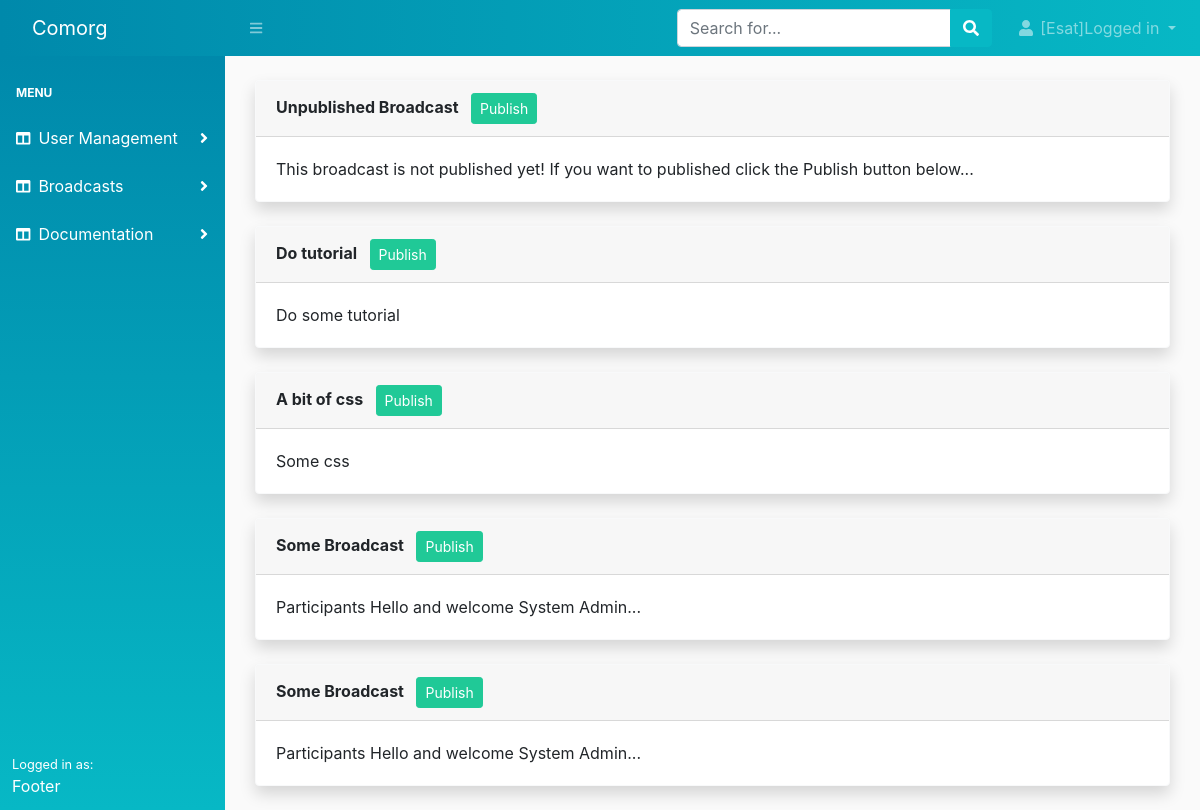
/communications/unpublished/ (signed in), run on an earlier commit of the app's database.
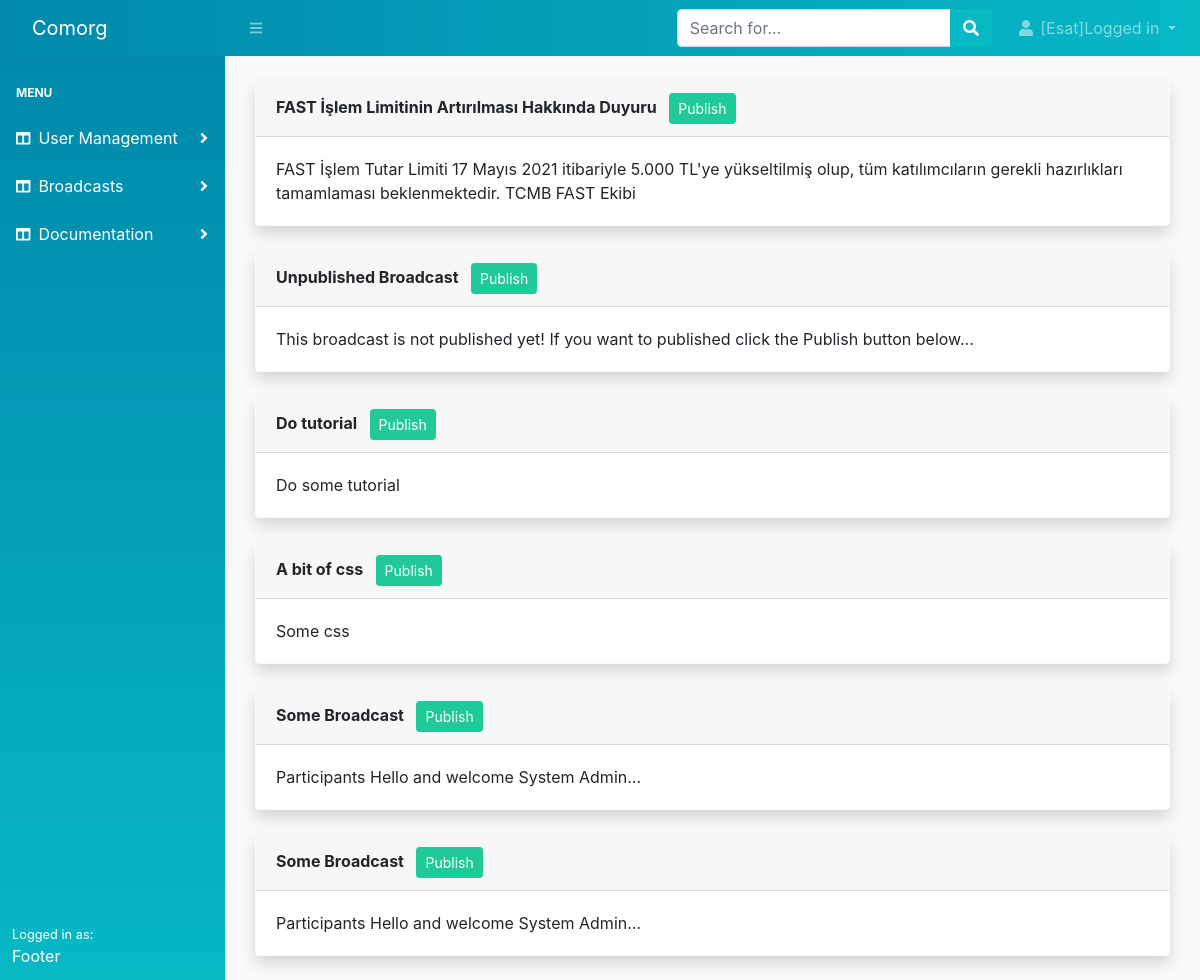
And on a later commit of the database.
### account/models.py (models this page shows, shortened)
class User(AbstractUser):
    username = None
    email = models.EmailField(_('email address'), unique=True)
    participant = models.ForeignKey(
        Participant,
        on_delete=models.CASCADE,
        related_name='users')
    is_staff = models.BooleanField(default=False)
    is_active = models.BooleanField(default=True)
    USERNAME_FIELD = 'email'
    REQUIRED_FIELDS = ['participant']
    objects = UserManager()
    class Meta:
        permissions = [
            ('can_activate_user', 'Can activate user'),
            ('can_assing_role', 'Can assing role'),
        ]

### communication/models.py (models this page shows, shortened)
class Broadcast(models.Model):
    user = models.ForeignKey(User, on_delete=models.DO_NOTHING, related_name='broadcasts')
    title = models.CharField(max_length=250)
    body = models.TextField(blank=True, null=True)  # TODO: Add rich text widget here
    created = models.DateTimeField(auto_now_add=True)
    published = models.DateTimeField(blank=True, null=True)
    last_updated = models.DateTimeField(auto_now=True)
    is_published = models.BooleanField(default=False, verbose_name='Publish immediately')
    class Meta:
        db_table = 'broadcasts'
        ordering = ['-published']

### communication/views.py (the view)
# urls.py: path('unpublished/', views.list_unpublished, name='list_unpublished'),
@login_required
def list_unpublished(request):
    broadcasts = Broadcast.objects.filter(is_published=False)
    return render(
        request,
        'communication/broadcast/unpublished.html',
        {
            'broadcasts': broadcasts
        }
    )

### communication/templates/communication/broadcast/unpublished.html (shortened to what this page needs)
{% extends 'core/base.html' %}
{% block content %}
<div class="container-fluid">
    {% for broadcast in broadcasts %}
        <div class="card border-light shadow mb-4">
            <div class="card-header">
                <strong>{{ broadcast.title }}</strong>
                {% if perms.communication.change_broadcast %}
                <a href="{% url 'communication:publish' broadcast.id %}" class="btn btn-success btn-sm ml-2">Publish</a>
                {% endif %}
            </div>
            <div class="card-body">
                <div class="card-text">
                    {{ broadcast.body }}
                </div>
            </div>
        </div>
    {% empty %}
        <div>
            <p>No broadcasts!</p>
        </div>
    {% endfor %}
</div>
{% endblock %}

### core/templates/core/base.html (shortened to what this page needs)
{% load static %}
<!DOCTYPE html>
<html lang="en">
    <head>
        <link href="{% static 'core/css/styles.css' %}" rel="stylesheet" />
        <link href="{% static 'core/css/bootstrap-comorg.min.css'%}" rel="stylesheet" >
        <link href="{% static 'core/css/custom.css' %}" rel="stylesheet">
    </head>
    <body>
        {% include 'core/topnav.html' %}
        <div id="layoutSidenav">
            {% include 'core/sidenav.html' %}
            <div id="layoutSidenav_content">
                <main>
                    <div class="container-fluid mt-4">
                        {% block content %} {% endblock %}
                    </div>
                </main>
            </div>
        </div>
    </body>
</html>

### core/templates/core/topnav.html (shortened to what this page needs)
<nav class="sb-topnav navbar navbar-expand navbar-dark bg-dark-custom">
    <a class="navbar-brand" href="">Comorg</a>
    <button class="btn btn-link btn-sm order-1 order-lg-0" id="sidebarToggle" href="#"><i class="fas fa-bars"></i></button>
    <form class="d-none d-md-inline-block form-inline ml-auto mr-0 mr-md-3 my-2 my-md-0">
        <div class="input-group">
            <input class="form-control" type="text" placeholder="Search for..." aria-label="Search" aria-describedby="basic-addon2" />
            <div class="input-group-append">
                <button class="btn btn-primary" type="button"><i class="fas fa-search"></i></button>
            </div>
        </div>
    </form>
    <ul class="navbar-nav ml-auto ml-md-0">
        <li class="nav-item dropdown">
            <a class="nav-link dropdown-toggle" id="userDropdown" href="#" role="button" data-toggle="dropdown" aria-haspopup="true" aria-expanded="false"><i class="fas fa-user fa-fw"></i>
                {% if user.is_authenticated %}
                [{{user.first_name}}]Logged in
                {% endif %}
            </a>
        </li>
    </ul>
</nav>

### core/templates/core/sidenav.html (shortened to what this page needs)
<div id="layoutSidenav_nav">
    <nav class="sb-sidenav accordion bg-dark-custom-side" id="sidenavAccordion">
        <div class="sb-sidenav-menu">
            <div class="nav">
                <div class="sb-sidenav-menu-heading">Menu</div>
                <a class="nav-link collapsed" href="#" data-toggle="collapse" data-target="#user-menu" aria-expanded="false" aria-controls="collapseLayouts">
                    <div class="sb-nav-link-icon"><i class="fas fa-columns"></i></div>
                    User Management
                    <div class="sb-sidenav-collapse-arrow"><i class="fas fa-angle-down"></i></div>
                </a>
                <a class="nav-link collapsed" href="#" data-toggle="collapse" data-target="#broadcast-menu" aria-expanded="false" aria-controls="collapseLayouts">
                    <div class="sb-nav-link-icon"><i class="fas fa-columns"></i></div>
                    Broadcasts
                    <div class="sb-sidenav-collapse-arrow"><i class="fas fa-angle-down"></i></div>
                </a>
                <a class="nav-link collapsed" href="#" data-toggle="collapse" data-target="#documentation" aria-expanded="false" aria-controls="collapseLayouts">
                    <div class="sb-nav-link-icon"><i class="fas fa-columns"></i></div>
                    Documentation
                    <div class="sb-sidenav-collapse-arrow"><i class="fas fa-angle-down"></i></div>
                </a>
            </div>
        </div>
        <div class="sb-sidenav-footer">
            <div class="small">Logged in as:</div>
            Footer
        </div>
    </nav>
</div>

### core/static/core/css/custom.css (style rules this page uses)
body { background-color: #fafafa; font-family: -apple-system, BlinkMacSystemFont, 'Segoe UI', Roboto, Oxygen, Ubuntu, Cantarell, 'Open Sans', 'Helvetica Neue', sans-serif; }
.bg-dark-custom { background-image: linear-gradient(to left, var(--blue), var(--cyan)); color:white; }
.bg-dark-custom-side { background-image: linear-gradient(to bottom, var(--cyan), var(--blue)); color:white; }
.nav-link { color: white; }

What changed in the data, as far as the page shows it:
now on this page (row edited): Broadcast: title "FAST İşlem Limitinin Artırılması Hakkında Duyuru", body "FAST İşlem Tutar Limiti 17 Mayıs 2021 itibariyle 5.000 TL'ye yükseltilmiş olup, tüm katılımcıların gerekli hazırlıkları tamamlaması beklenmektedir. TCMB FAST Ekibi"
